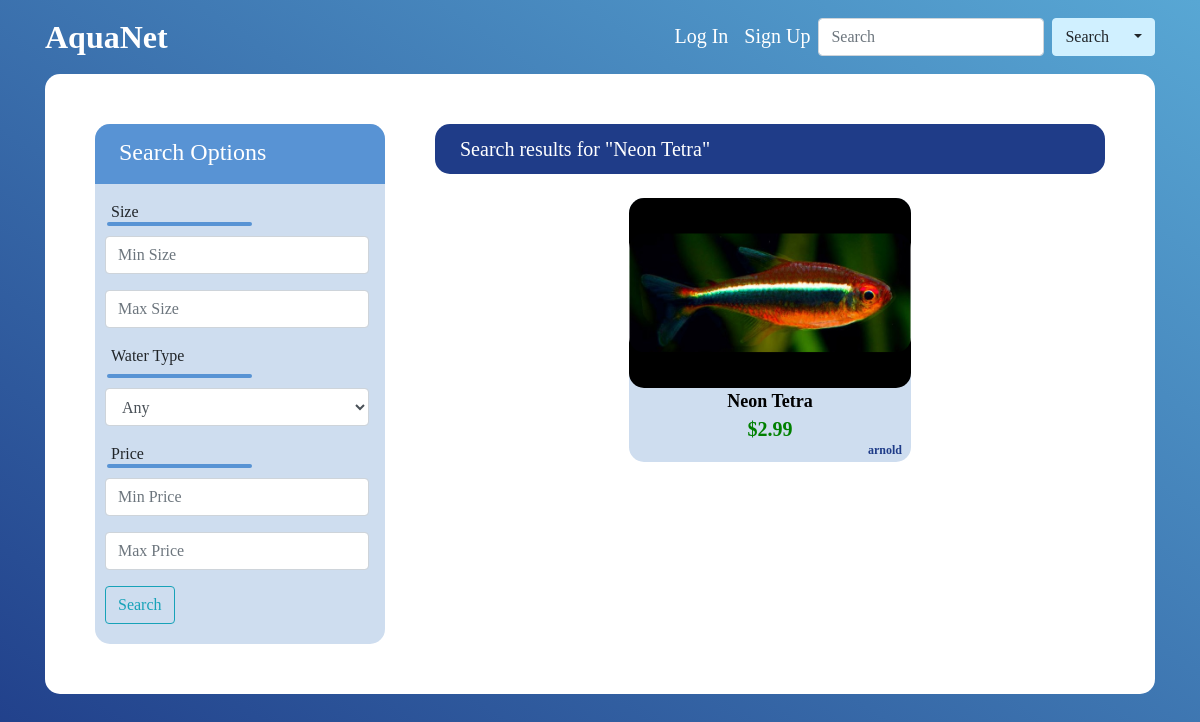
The app's page /search/Neon Tetra with its own data.
### speciesprofile/models.py (models this page shows, shortened)
class Profile(models.Model):
    common_name = models.CharField(max_length=200, blank=True)
    species = models.CharField(max_length=200)
    max_size = models.FloatField()
    water_type = models.CharField(max_length=50)
    for_sale = models.BooleanField(default=False)
    price = models.FloatField(null=True, blank=True, default=None)
    description = models.TextField(blank=True)
    publish_date = models.DateTimeField(default=timezone.now)
    author = models.ForeignKey(User, on_delete=models.CASCADE)
    thumbnail = models.ImageField(upload_to='species-images', blank=True, default=None)
    thumbnail_aspect_ratio = models.FloatField(null=True, blank=True, default=None)

### speciesprofile/views.py (the view)
# urls.py: path('search/<str:common_name>', views.SearchResultView.as_view(), name='search'),
class SearchResultView(ListView):
    template_name = 'speciesprofile/searchresults.html'
    context_object_name = 'result_list'
    def get_context_data(self, *, object_list=None, **kwargs):
        context = super(SearchResultView, self).get_context_data(**kwargs)
        context.update({'search': self.kwargs['common_name']})
        return context
    def get_queryset(self):
        search = self.kwargs['common_name']
        return Profile.objects.filter(Q(common_name__contains=search) | Q(species__contains=search))

### speciesprofile/templates/speciesprofile/searchresults.html (shortened to what this page needs)
{% extends 'speciesprofile/base.html'%}
{% block content %}
<div class="card">
    <div class="d-flex">
        <div>
            <div class="card search-card">
                <div class="list-header">
                    <div class="ml-4 mt-10px">Search Options</div>
                </div>
                <div>
                    <form class="" method="POST" action="{% url 'speciesprofile:advanced-search' %}">
                        <div id="upload-form-id">
                            <div class="ml-3 mt-3">Size</div>
                            <hr class="search-divider">
                            <div class="form-group">
                                <input name="minsize" id="minSize" class="form-control search-input" type="number" step="0.1" placeholder="Min Size" value="{{min_size}}">
                            </div>
                            <div class="form-group">
                                <input name="maxsize" id="maxSize" class="form-control search-input" type="number" step="0.1" placeholder="Max Size" value="{{max_size}}">
                            </div>
                            <div class="form-group">
                                <label for="waterSelect" class="ml-3">Water Type</label>
                                <hr class="search-divider">
                                <select class="form-control search-input" id="waterSelect" name="waterSelect">
                                    <option value="{{water_type}}" selected disabled hidden>
                                        {% if water_type %}
                                            {% if water_type == 'Brackish'%}
                                            {{ water_type }} water
                                            {% else %}
                                            {{ water_type }}water
                                            {% endif %}
                                        {% else %}
                                            Any
                                        {% endif %}
                                    </option>
                                </select>
                            </div>
                            <div class="ml-3">Price</div>
                            <hr class="search-divider">
                            <div class="form-group">
                                <input name="minprice" id="minPrice" class="form-control search-input" type="number" step="0.01" placeholder="Min Price" value="{{min_price}}">
                            </div>
                            <div class="form-group">
                                <input name="maxprice" id="maxPrice" class="form-control search-input" type="number" step="0.01" placeholder="Max Price" value="{{max_price}}">
                            </div>
                            <div>
                                <button class="btn btn-outline-info my-2 my-sm-0 ml-10px" name="size-search" type="submit">
                                    Search
                                </button>
                            </div>
                        </div>
                    </form>
                </div>
            </div>
        </div>
        <div class="w-100">
            <div class="mr-50px">
                {% if search %}
                <div class="search-header mt-50px">Search results for "{{ search }}"</div>
                <div class="mt-4">
                    {% if result_list %}
                    <div class="posts-list d-flex justify-content-around">
                        {% for species in result_list %}
                        <div class="species-prev">
                            <a href="{% url 'speciesprofile:detail' species.id %}">
                                <div class="img-container">
                                    {% if species.thumbnail %}
                                        {% if species.thumbnail_aspect_ratio < 0.75 %}
                                            <img src="{{ species.thumbnail.url }}" height="190">
                                        {% elif species.thumbnail_aspect_ratio > 2.3 %}
                                            <img src="{{ species.thumbnail.url }}" width="282">
                                        {% else %}
                                            <img src="{{ species.thumbnail.url }}" height="190" width="282">
                                        {% endif %}
                                    {% else %}
                                        <img src="/media/species-images/default.jpg" width="282" height="190">
                                    {% endif %}
                                </div>
                            </a>
                            {% if species.common_name %}
                            <div class="name-div pt-1">{{species.common_name}}</div>
                            {% else %}
                            <div class="name-div pt-1">{{species.species}}</div>
                            {% endif %}
                            {% if species.price %}
                            <div class="price-div pt-1">${{species.price|floatformat:2}}</div>
                            {% endif %}
                            <div class="author-link">
                                <a href="{% url 'users:profile' species.author %}">{{species.author}}</a>
                            </div>
                        </div>
                        {% endfor %}
                    </div>
                    {% else %}
                    <div>No Results Found</div>
                    {% endif %}
                </div>
                {% endif %}
            </div>
        </div>
    </div>
</div>
{% endblock %}

### records on screen
Profile: common_name "Neon Tetra", thumbnail (picture), price "2.99", author "arnold"
